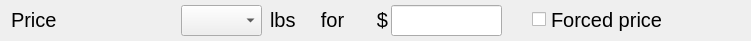
    <widget class="QWidget" name="gb2PoundsForPricing" native="true">
     <property name="geometry">
      <rect>
       <x>30</x>
       <y>421</y>
       <width>751</width>
       <height>41</height>
      </rect>
     </property>
     <property name="font">
      <font>
       <pointsize>15</pointsize>
      </font>
     </property>
     <widget class="QLabel" name="lblPriceFor">
      <property name="geometry">
       <rect>
        <x>11</x>
        <y>7</y>
        <width>161</width>
        <height>25</height>
       </rect>
      </property>
      <property name="font">
       <font>
        <pointsize>15</pointsize>
       </font>
      </property>
      <property name="text">
       <string>Price</string>
      </property>
     </widget>
     <widget class="hobart::numericLineEdit" name="le2PoundsForPrice">
      <property name="geometry">
       <rect>
        <x>391</x>
        <y>5</y>
        <width>111</width>
        <height>31</height>
       </rect>
      </property>
      <property name="font">
       <font>
        <pointsize>19</pointsize>
       </font>
      </property>
      <property name="text">
       <string notr="true"/>
      </property>
     </widget>
     <widget class="QLabel" name="lbl2CurrencySymbolPoundsForPricing">
      <property name="geometry">
       <rect>
        <x>348</x>
        <y>5</y>
        <width>40</width>
        <height>29</height>
       </rect>
      </property>
      <property name="font">
       <font>
        <pointsize>15</pointsize>
       </font>
      </property>
      <property name="toolTip">
       <string notr="true"/>
      </property>
      <property name="statusTip">
       <string notr="true"/>
      </property>
      <property name="text">
       <string notr="true">$</string>
      </property>
      <property name="alignment">
       <set>Qt::AlignRight|Qt::AlignTrailing|Qt::AlignVCenter</set>
      </property>
     </widget>
     <widget class="QComboBox" name="cb2PriceModifier">
      <property name="geometry">
       <rect>
        <x>181</x>
        <y>5</y>
        <width>81</width>
        <height>31</height>
       </rect>
      </property>
     </widget>
     <widget class="QLabel" name="lbl2PoundsForPricingUnit">
      <property name="geometry">
       <rect>
        <x>270</x>
        <y>4</y>
        <width>31</width>
        <height>31</height>
       </rect>
      </property>
      <property name="font">
       <font>
        <pointsize>15</pointsize>
       </font>
      </property>
      <property name="toolTip">
       <string notr="true"/>
      </property>
      <property name="statusTip">
       <string notr="true"/>
      </property>
      <property name="text">
       <string notr="true">lbs</string>
      </property>
     </widget>
     <widget class="QLabel" name="lbl2PoundsForPricingTextFor">
      <property name="geometry">
       <rect>
        <x>302</x>
        <y>4</y>
        <width>61</width>
        <height>31</height>
       </rect>
      </property>
      <property name="font">
       <font>
        <pointsize>15</pointsize>
       </font>
      </property>
      <property name="text">
       <string>for</string>
      </property>
      <property name="alignment">
       <set>Qt::AlignCenter</set>
      </property>
     </widget>
     <widget class="QCheckBox" name="chkbox2PoundsForPricingForcedPrice">
      <property name="geometry">
       <rect>
        <x>532</x>
        <y>2</y>
        <width>171</width>
        <height>35</height>
       </rect>
      </property>
      <property name="font">
       <font>
        <pointsize>15</pointsize>
       </font>
      </property>
      <property name="text">
       <string>Forced price</string>
      </property>
     </widget>
    </widget>
